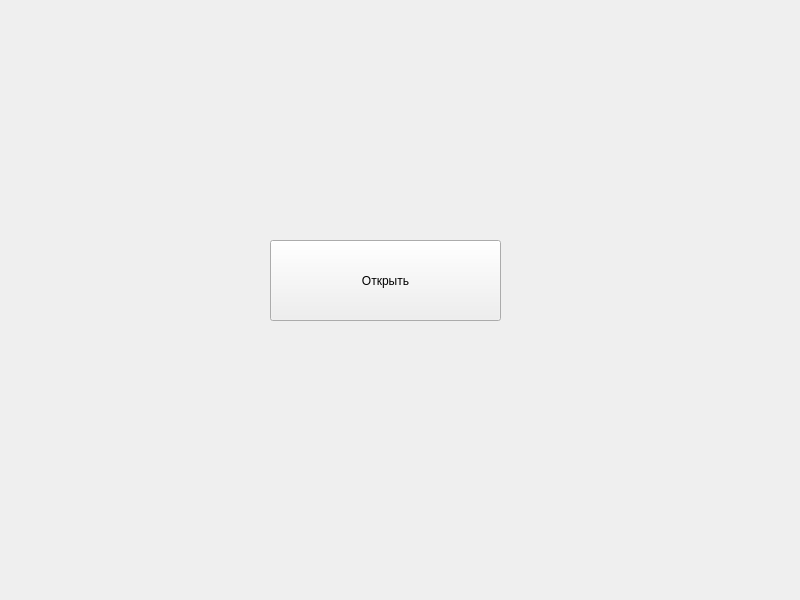
<?xml version="1.0" encoding="UTF-8"?>
<ui version="4.0">
 <class>MainWindow</class>
 <widget class="QMainWindow" name="MainWindow">
  <property name="geometry">
   <rect>
    <x>0</x>
    <y>0</y>
    <width>800</width>
    <height>600</height>
   </rect>
  </property>
  <property name="windowTitle">
   <string>MainWindow</string>
  </property>
  <widget class="QWidget" name="centralwidget">
   <widget class="QWidget" name="layoutWidget">
    <property name="geometry">
     <rect>
      <x>260</x>
      <y>230</y>
      <width>251</width>
      <height>101</height>
     </rect>
    </property>
    <layout class="QVBoxLayout" name="verticalLayout" stretch="0">
     <property name="spacing">
      <number>6</number>
     </property>
     <property name="sizeConstraint">
      <enum>QLayout::SetDefaultConstraint</enum>
     </property>
     <property name="leftMargin">
      <number>10</number>
     </property>
     <property name="topMargin">
      <number>10</number>
     </property>
     <property name="rightMargin">
      <number>10</number>
     </property>
     <property name="bottomMargin">
      <number>10</number>
     </property>
     <item>
      <widget class="QPushButton" name="btn_lab6">
       <property name="sizePolicy">
        <sizepolicy hsizetype="Minimum" vsizetype="Minimum">
         <horstretch>0</horstretch>
         <verstretch>0</verstretch>
        </sizepolicy>
       </property>
       <property name="text">
        <string>Открыть</string>
       </property>
      </widget>
     </item>
    </layout>
   </widget>
  </widget>
 </widget>
 <resources/>
 <connections/>
</ui>
